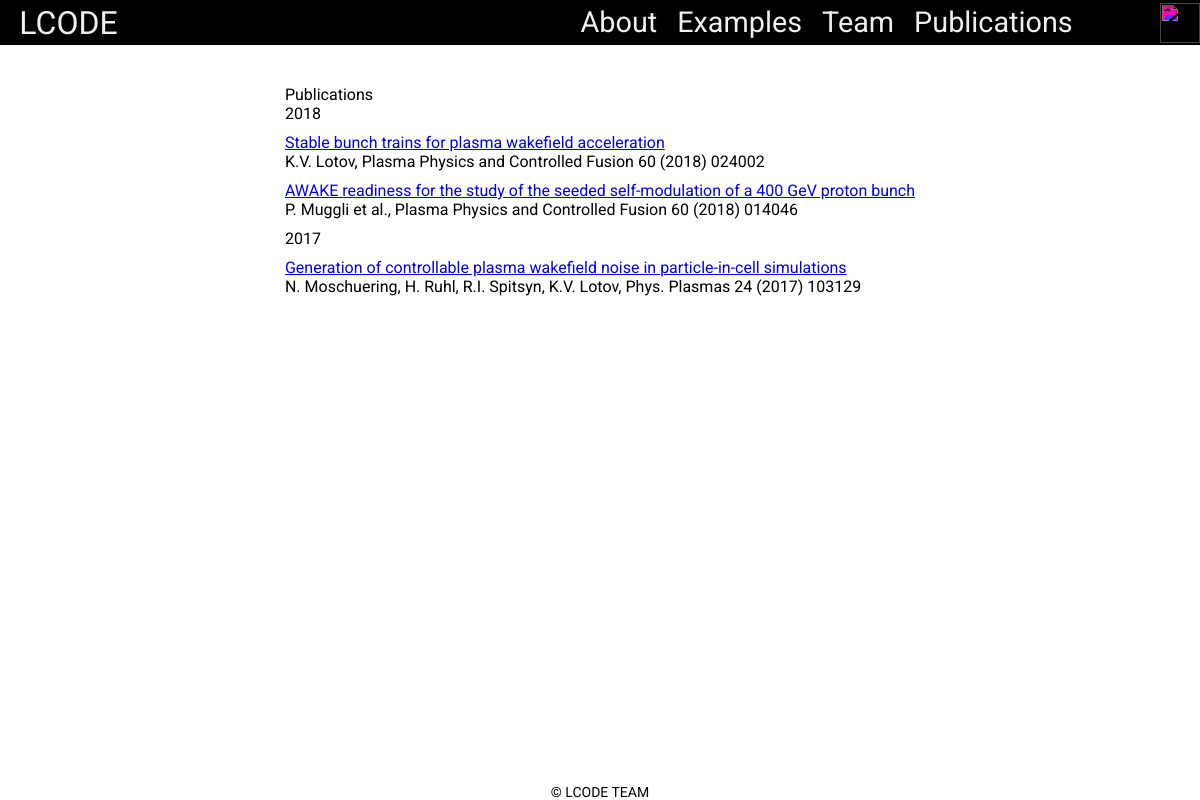
Page /publications on the committed database.
### teamsite/models.py (models this page shows, shortened)
class Publication(models.Model):
    title = models.CharField(max_length=256)
    description = models.CharField(max_length=400)
    url = models.CharField(max_length=400)
    year = models.IntegerField(choices=[(r,r) for r in range(1995, datetime.date.today().year+2)])

### teamsite/views.py (the view)
# urls.py: path('publications', views.publications, name='publications'),
def publications(request):
    def prepare_publications():
        publications = Publication.objects.all()
        years = sorted(set([i.year for i in publications]), reverse=True)
        result = {year: [pub for pub in publications if pub.year == year] for year in years}
        return result
    context = {
        'title' : 'LC | Team',
        'publications': prepare_publications()
    }
    return render(request, "teamsite/publications.html", context)

### teamsite/templates/teamsite/publications.html
{% extends 'teamsite/template.html' %}
{% load static %}
{% block css %}
<link rel="stylesheet" href="{% static 'teamsite/css/publications.css' %}">
{% endblock  %}
{% block content %}
    <h1>Publications</h1>
    {% for year, pubs in publications.items %}
        <div class='publications__year'>
            <h3>{{year}}</h3>
            {% for pub in pubs%}
                <div class='publications__article'>
                    <p><a href={{pub.url}}>{{pub.title}}</a></p>
                    <p>{{pub.description}}</p>
                </div>
            {% endfor %}
        </div>
    {% endfor %}
{% endblock  %}

### teamsite/templates/teamsite/template.html (shortened to what this page needs)
<!DOCTYPE html>
<html lang="en">
<head>
    {% load static %}
    <link rel="stylesheet" href="{% static 'teamsite/css/null.css' %}"/>
    <link rel="stylesheet" href="{% static 'teamsite/css/style.css' %}"/>
    <link rel="stylesheet" href="{% static 'teamsite/css/template.css' %}"/>
    {% block css %}{% endblock css %}
</head>
<body>
    <header class="header header_collapse">
        <p class="header__logo"><a href="{% url 'index' %}">LCODE</a></p>
        <nav class="header__nav">
            <ul>
                <li>
                    <a href="{% url 'index' %}">About</a>
                </li>
                <li>
                    <a href="{% url 'index' %}">Examples</a>
                </li>
                <li>
                    <a href="{% url 'team' %}">Team</a>
                </li>
                <li>
                    <a href="{% url 'publications' %}">Publications</a>
                </li>
            </ul>
        </nav>
        <div class="header__buttons">
            <img class="header__buttons__setting" src="{% static 'teamsite/icons/setting.svg' %}"/>
        </div>
    </header>
    <div class="container">
        {% block content %}{% endblock content %}
    </div>
    <footer class="footer">
        © lcode team
    </footer>
</body>
</html>

### teamsite/static/teamsite/css/null.css (style rules this page uses)
html { color:#000;background:#FFF; }
body,div,dl,dt,dd,ul,ol,li,h1,h2,h3,h4,h5,h6,pre,code,form,fieldset,legend,input,textarea,p,blockquote,th,td { margin:0;padding:0; }
fieldset,img { border:0; }
h1,h2,h3,h4,h5,h6 { font-size:100%;font-weight:normal; }
li { list-style:none; }

### teamsite/static/teamsite/css/template.css (style rules this page uses)
:root { --nav-text-color: rgb(240, 240, 240); --nav-back-color: rgb(0, 0, 0); --additional-color: rgb(255, 165, 0); }
body { position: relative; display: flex; flex-direction: column; min-height: 100vh; font-family: 'Roboto', sans-serif; }
.header { background-color: var(--nav-back-color); color: var(--nav-text-color); display: grid; grid-template-columns: 1fr 2fr min-content; grid-template-rows: 45px; align-items: center; }
.header__nav { box-sizing: border-box; text-transform: capitalize; grid-row: 1; grid-column: 2; justify-self: end; transition: height .5s ease-in-out; height: 100%; padding-right: 10%; }
.header__nav>ul { display: flex; font-size: 1.8rem; }
.header__nav>ul>li { position: relative; }
.header__nav>ul>li>a { display: inline-block; padding: 5px 10px; text-decoration: none; color: var(--nav-text-color); box-sizing: border-box; }
.header__nav>ul>li>a::after { position: absolute; top: 0; left: 0; height: 100%; width: 0; content: ""; transition: width .5s ease-in-out; border-bottom: 3px solid var(--additional-color); }
.header__logo>a { text-decoration: none; display: inline; margin-left: 5%; height: 100%; padding: 0; font-size: 2rem; font-family: 'Work Sans', sans-serif; color: var(--nav-text-color); }
.header__buttons { justify-self: end; align-self: center; display: flex; }
.header__buttons * { width: 40px; height: 40px; filter: invert(99%) sepia(1%) saturate(4127%) hue-rotate(314deg) brightness(110%) contrast(101%); cursor: pointer; }
.container { max-width: 900px; margin: auto; margin-top: 20px; padding: 20px; flex: 1; }
.footer { text-transform: uppercase; font-size: 14px; display: flex; justify-content: center; align-items: center; }

### teamsite/static/teamsite/css/publications.css (style rules this page uses)
.publications__article p { margin: 0; }
.publications__article { margin-bottom: 10px; }
.publications__year h3 { margin-bottom: 10px; }

### rows in the picture
Publication: year "2018", title "Stable bunch trains for plasma wakefield acceleration", description "K.V. Lotov, Plasma Physics and Controlled Fusion 60 (2018) 024002"
Publication: title "AWAKE readiness for the study of the seeded self-modulation of a 400 GeV proton bunch", description "P. Muggli et al., Plasma Physics and Controlled Fusion 60 (2018) 014046"
Publication: year "2017", title "Generation of controllable plasma wakefield noise in particle-in-cell simulations", description "N. Moschuering, H. Ruhl, R.I. Spitsyn, K.V. Lotov, Phys. Plasmas 24 (2017) 103129"
